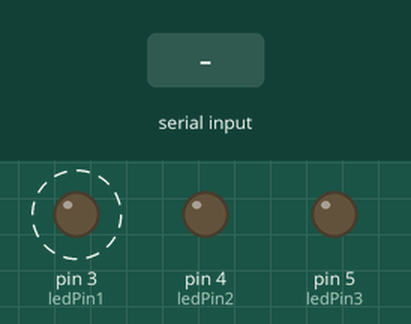
Recording of a sketch running on a simulated Arduino Uno, built with avr-gcc and run on an emulated ATmega328P. Shown: output pins drawn as LEDs (lit = HIGH). Dashed ring = blinking. The inputs (shaded band) are chosen by the test bench.

Above: at 1.2 s.
1.3 s: "3" received over Serial
At 2.5 s:
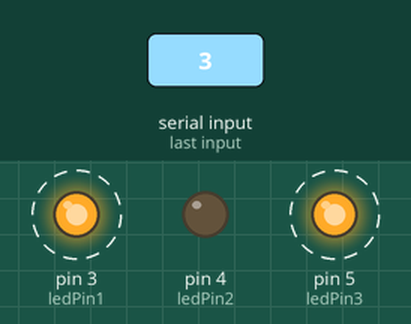
4.3 s: "2" received over Serial
At 5.8 s:
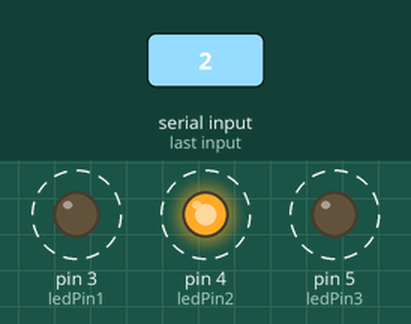
7.3 s: "1" received over Serial
Timing chart, 0 to 21.5 s (numbered marks = the images above; inputs shaded):
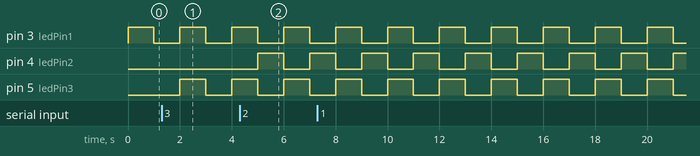

The sketch:

task3.ino
```cpp
#define ledPin1 3
#define ledPin2 4
#define ledPin3 5

bool pos_1 = false;
bool pos_2 = false;
bool pos_3 = false;

bool blink_2 = false;
bool blink_3 = false;

void setup(){
  Serial.begin(9600);
  cli();
  TCCR1A = 0;
  TCCR1B = 0;
  TCNT1 = 0;
  OCR1A = 62500;
  TCCR1B = TCCR1B | (1 << WGM12);
  TCCR1B = TCCR1B | (1 << CS12);
  TIMSK1 |= (1 << OCIE1A);
  pinMode(ledPin1, OUTPUT);
  pinMode(ledPin2, OUTPUT);
  pinMode(ledPin3, OUTPUT);
  sei();
}

void loop(){
  digitalWrite(ledPin1, pos_1);
  digitalWrite(ledPin2, pos_2);
  digitalWrite(ledPin3, pos_3);
  if (Serial.available() >= 1){
    int pin = Serial.read();
    if (pin == '2'){
      blink_2 = !blink_2;
    }
    if (pin == '3'){
      blink_3 = !blink_3;
    }
  }
}

ISR(TIMER1_COMPA_vect){
  pos_1 = !pos_1;
  if (blink_2){
    pos_2=!pos_2;
  }
  else{
    pos_2=false;
  }
  if (blink_3){
    pos_3=!pos_3;
  }
  else{
    pos_3=false;
  }
}
```

Measured:
- after the input at 1.3 s, pin 5 (ledPin3): LOW → HIGH after 0.70 s, → LOW 1.0 s later, → HIGH 1.0 s later
- after the input at 4.3 s, pin 4 (ledPin2): LOW → HIGH after 0.70 s, → LOW 1.0 s later, → HIGH 1.0 s later
- by itself, pin 3 (ledPin1): alternates HIGH for 1.0 s and LOW for 1.0 s
